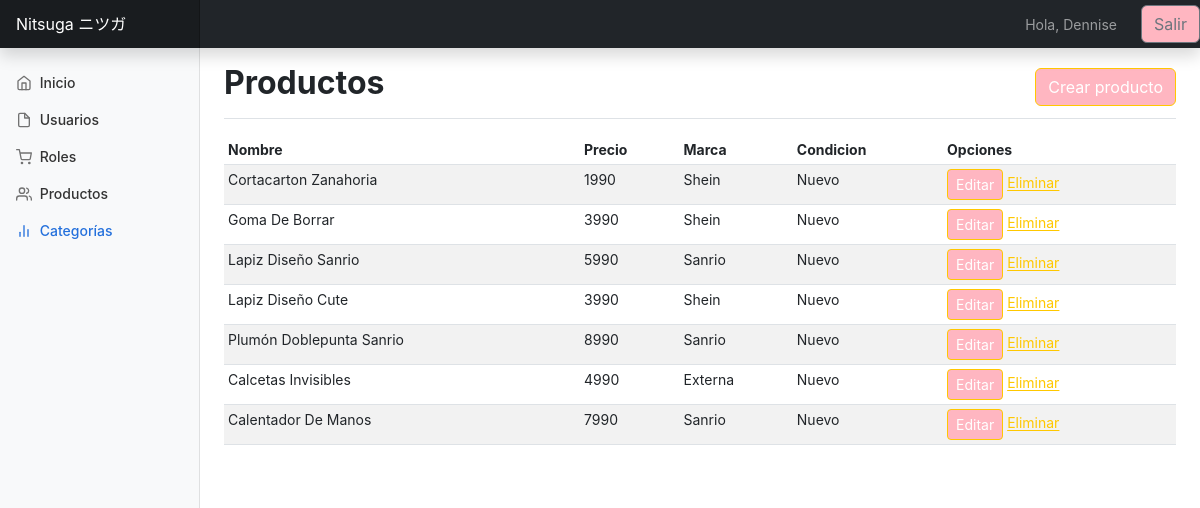
/listar_producto/ (signed in), run on the app's committed database.
### app/models.py (models this page shows, shortened)
class Producto(models.Model):
    nombre = models.CharField(max_length=50)
    precio = models.IntegerField()
    descripcion = models.TextField()
    marca = models.ForeignKey(Marca, default="None", on_delete=models.PROTECT)
    colores = models.ForeignKey(Colores, default="None", on_delete=models.PROTECT)
    disponible = models.BooleanField()
    condicion = models.ForeignKey(Condicion, default="None", on_delete=models.PROTECT)
    categoria = models.ForeignKey(Categoria, default="None", on_delete=models.PROTECT)

class Marca(models.Model):
    nombre = models.CharField(max_length=50)
    disponible = models.BooleanField()
    def __str__(self):
        return self.nombre

class Condicion(models.Model):
    nombre = models.CharField(max_length=40)
    disponible = models.BooleanField()
    def __str__(self):
        return self.nombre

### app/views.py (the view)
# urls.py: path('listar_producto/', listar_producto, name="listar_producto"),
def listar_producto(request):
    productos = Producto.objects.all()
    data = {
        'productos' : productos
    }
    return render(request, 'app/producto/listar.html', data)

### app/templates/app/producto/listar.html
{% extends 'app/gestion/base.html' %}
{% block contenido %}
<div class="container-fluid">
    <div class="row">
      <main class="col-md-9 ms-sm-auto col-lg-10 px-md-4">
        <div
          class="d-flex justify-content-between flex-wrap flex-md-nowrap align-items-center pt-3 pb-2 mb-3 border-bottom">
          <h1 class="h2">Productos</h1>
          <a href="{% url 'app:crear_producto' %}" class="btn btn-primary">Crear producto</a>
        </div>
        <div class="table-responsive">
          <table class="table table-striped table-sm">
            <thead>
              <tr>
                <th scope="col">Nombre</th>
                <th scope="col">Precio</th>
                <th scope="col">Marca</th>
                <th scope="col">Condicion</th>
                <th scope="col">Opciones</th>
              </tr>
            </thead>
            <tbody>
                {% for p in productos %}
                <tr>
                    <td>{{ p.nombre | title }}</td>
                    <td>{{ p.precio }}</td>
                    <td>{{ p.marca | title }}</td>
                    <td>{{ p.condicion | title }}</td>
                    <td>
                        <a href="{% url 'app:editar_producto' p.id %}" class="btn-primary btn btn-sm">Editar</a>
                        <a href="{% url 'app:eliminar_producto' p.id %}" class="btn-sm">Eliminar</a>
                    </td>
                </tr>
                {% endfor %}
            </tbody>
          </table>
        </div>
      </main>
    </div>
  </div>
{% endblock %}

### app/templates/app/gestion/base.html (shortened to what this page needs)
{% load static %}
<!doctype html>
<html lang="en">
<head>
  <link rel="stylesheet" href="{% static 'app/css/styles.css' %}">
  <link rel="stylesheet" href="{% static 'app/css/dashboard.css' %}">
</head>
<body>
  <header class="navbar navbar-dark sticky-top bg-dark flex-md-nowrap p-0 shadow">
    <a class="navbar-brand col-md-3 col-lg-2 me-0 px-3" href="{% url 'gestion_home' %}">Nitsuga ニツガ</a>
    <div class="navbar-nav">
      <div class="nav-item text-nowrap d-flex align-items-center">
        <span class="nav-link px-3">Hola, {{ user.username }}</span>
        <form action="{% url 'logout' %}" method="post" class="ms-2">
          <button type="submit" class="btn btn-outline-secondary">Salir</button>
        </form>
      </div>
    </div>
  </header>
  <div class="container-fluid">
    <div class="row">
      <nav id="sidebarMenu" class="col-md-3 col-lg-2 d-md-block bg-light sidebar collapse">
        <div class="position-sticky pt-3">
          <ul class="nav flex-column">
            <li class="nav-item">
              <a class="nav-link" aria-current="page" href="{% url 'gestion_home' %}">
                <span data-feather="home"></span>
                Inicio
              </a>
            </li>
            <li class="nav-item">
              <a class="nav-link" href="{% url 'gestion_usuarios' %}">
                <span data-feather="file"></span>
                Usuarios
              </a>
            </li>
            <li class="nav-item">
              <a class="nav-link" href="{% url 'gestion_roles' %}">
                <span data-feather="shopping-cart"></span>
                Roles
              </a>
            </li>
            <li class="nav-item">
              <a class="nav-link" href="{% url 'app:listar_producto' %}">
                <span data-feather="users"></span>
                Productos
              </a>
            </li>
            <li class="nav-item">
              <a class="nav-link active" href="{% url 'gestion_categorias' %}">
                <span data-feather="bar-chart-2"></span>
                Categorías
              </a>
            </li>
          </ul>
        </div>
      </nav>
    </div>
  </div>
    {% block contenido %}
    {% endblock %}
</body>
</html>

### app/static/app/css/dashboard.css (style rules this page uses)
body { font-size: .875rem; }
.feather { width: 16px; height: 16px; vertical-align: text-bottom; }
.sidebar { position: fixed; top: 0; bottom: 0; left: 0; z-index: 100; padding: 48px 0 0; box-shadow: inset -1px 0 0 rgba(0, 0, 0, .1); }
.sidebar .nav-link { font-weight: 500; color: #333; }
.sidebar .nav-link .feather { margin-right: 4px; color: #727272; }
.sidebar .nav-link.active { color: #2470dc; }
.sidebar .nav-link:hover .feather, .sidebar .nav-link.active .feather { color: inherit; }
.navbar-brand { padding-top: .75rem; padding-bottom: .75rem; font-size: 1rem; background-color: rgba(0, 0, 0, .25); box-shadow: inset -1px 0 0 rgba(0, 0, 0, .25); }

### data on the page
Producto: nombre "Cortacarton Zanahoria", precio "1990", marca "Shein", condicion "Nuevo"
Producto: nombre "Goma De Borrar", precio "3990", marca "Shein", condicion "Nuevo"
Producto: nombre "Lapiz Diseño Sanrio", precio "5990", marca "Sanrio", condicion "Nuevo"
Producto: nombre "Lapiz Diseño Cute", precio "3990", marca "Shein", condicion "Nuevo"
Producto: nombre "Plumón Doblepunta Sanrio", precio "8990", marca "Sanrio", condicion "Nuevo"
Producto: nombre "Calcetas Invisibles", precio "4990", marca "Externa", condicion "Nuevo"
Producto: nombre "Calentador De Manos", precio "7990", marca "Sanrio", condicion "Nuevo"

### other printed values
{{ user.username }} "Dennise"
